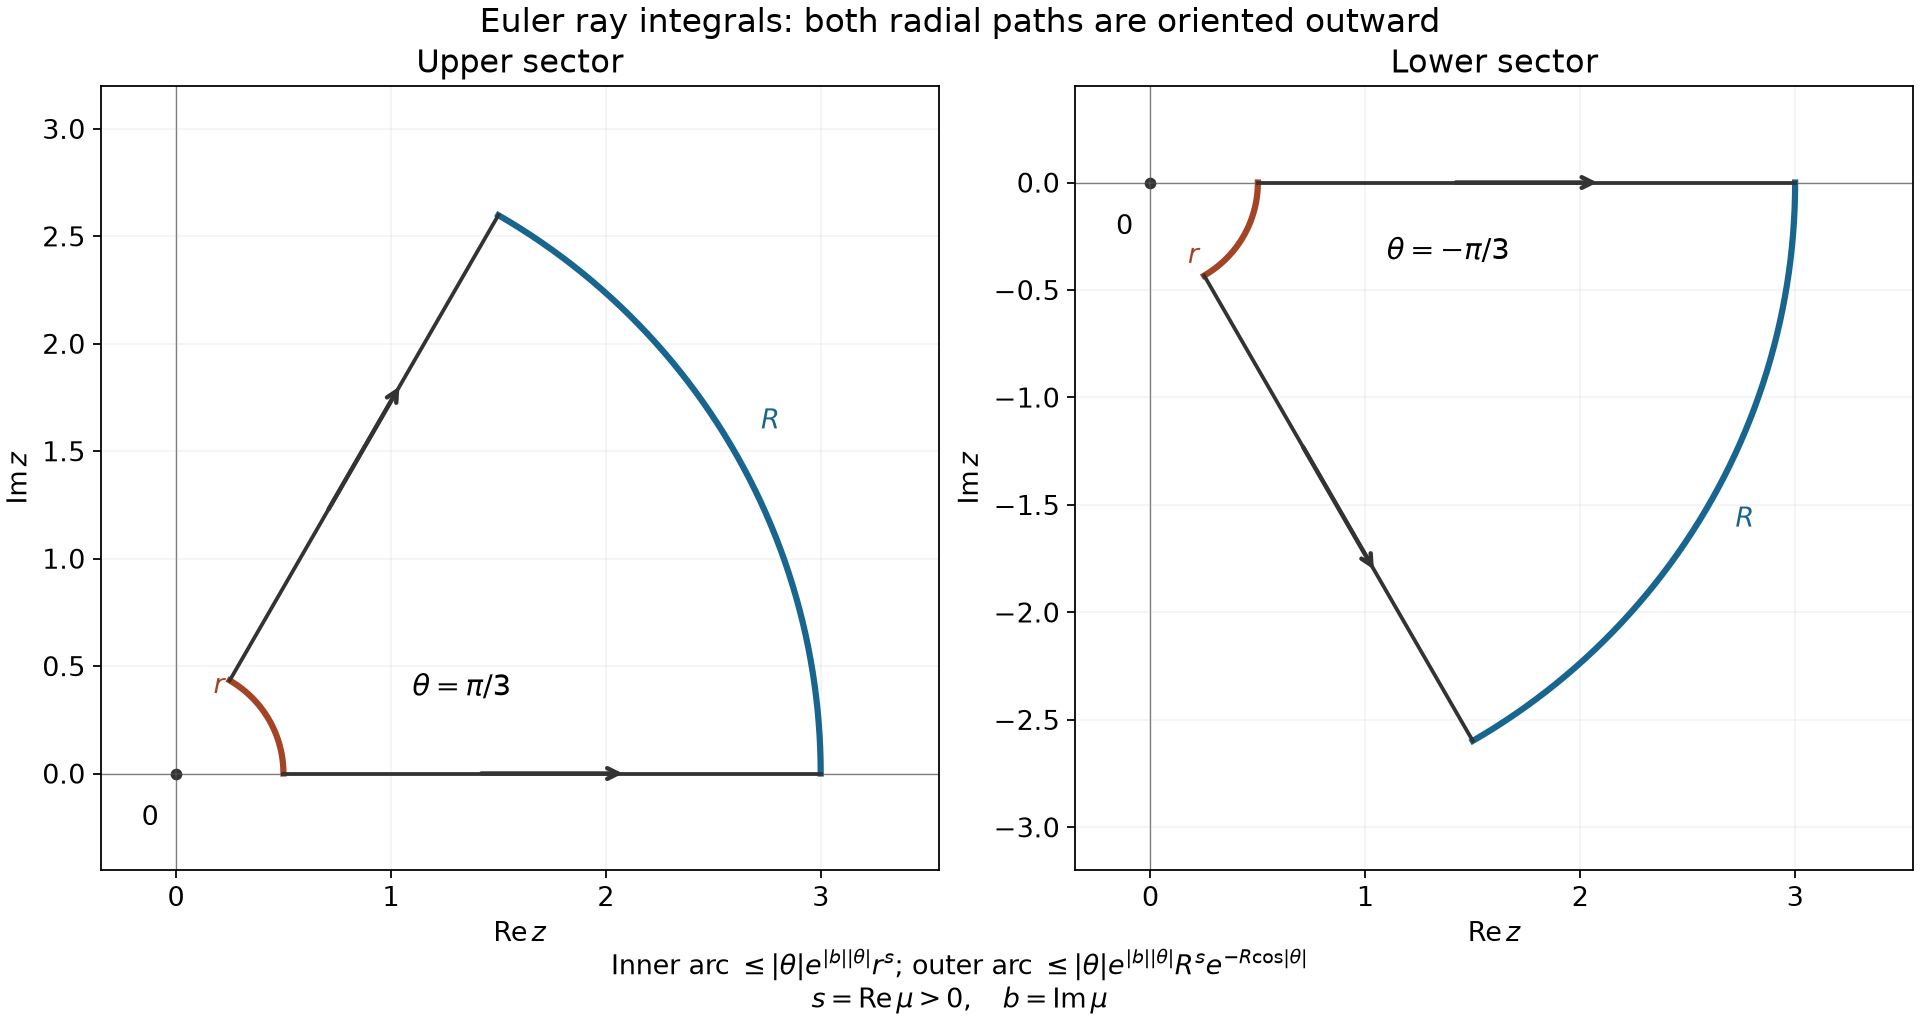

The script that saved this image:
"""Euler ray rotation for both signs, with exact finite contours; CC0.
GPT-6 Astra (OpenAI). AN01-U017 Lemma H1a, (R1)-(R4).
"""
from pathlib import Path
import numpy as np
import matplotlib
matplotlib.use('Agg')
import matplotlib.pyplot as plt
out=Path(__file__).resolve().parent
if out.name=='work':out=out/'advanced-U187-20261022/new'
out.mkdir(parents=True,exist_ok=True)
plt.rcParams.update({'font.size':12,'svg.hashsalt':'AN01-euler-rays-and-arc-estimates'})
fig,axes=plt.subplots(1,2,figsize=(12,6.4),layout='constrained')
for ax,sign in zip(axes,[1,-1]):
    theta=sign*np.pi/3
    r,R=.5,3
    angles=np.linspace(0,theta,160)
    for radius,color,name in [(r,'#a44425',r'$r=1/2$'),(R,'#18658f',r'$R=3$')]:
        ax.plot(radius*np.cos(angles),radius*np.sin(angles),color=color,lw=2.8)
    for angle in [0,theta]:
        a=np.array([np.cos(angle),np.sin(angle)])
        ax.plot([r*a[0],R*a[0]],[r*a[1],R*a[1]],color='#333333',lw=1.7)
        ax.annotate('',xy=2.1*a,xytext=1.4*a,arrowprops={'arrowstyle':'->','color':'#333333','lw':2})
    ax.annotate(r'$r$',xy=(r*np.cos(theta/2),r*np.sin(theta/2)),
                xytext=(-25,sign*12),textcoords='offset points',color='#a44425')
    ax.annotate(r'$R$',xy=(R*np.cos(theta/2),R*np.sin(theta/2)),
                xytext=(12,sign*10),textcoords='offset points',color='#18658f')
    ax.text(1.1,sign*.36,r'$\theta='+('' if sign==1 else '-')+r'\pi/3$',fontsize=13)
    ax.scatter([0],[0],s=18,color='#333333')
    ax.text(-.16,-.24,'0')
    ax.axhline(0,color='#777777',lw=.6,zorder=0);ax.axvline(0,color='#777777',lw=.6,zorder=0)
    ax.set(xlim=(-.35,3.55),ylim=(-.45,3.2) if sign==1 else (-3.2,.45),
           xlabel=r'$\operatorname{Re}z$',ylabel=r'$\operatorname{Im}z$',
           title='Upper sector' if sign==1 else 'Lower sector',aspect='equal')
    ax.set_xticks([0,1,2,3]);ax.grid(alpha=.14)
fig.suptitle('Euler ray integrals: both radial paths are oriented outward',fontsize=15)
fig.supxlabel(r'Inner arc $\leq |\theta|e^{|b||\theta|}r^s$; outer arc $\leq |\theta|e^{|b||\theta|}R^s e^{-R\cos|\theta|}$'+'\n'+r'$s=\operatorname{Re}\mu>0,\quad b=\operatorname{Im}\mu$',fontsize=12)
for ext in ['png','svg']:
    p=out/('euler-rays-and-arc-estimates.'+ext)
    fig.savefig(p,dpi=160,metadata={'Date':None} if ext=='svg' else {})
    if ext=='svg':p.write_text('\n'.join(line.rstrip() for line in p.read_text().splitlines())+'\n',encoding='utf-8',newline='\n')
if out.name=='new':(out/'euler-rays-and-arc-estimates.py').write_bytes(Path(__file__).read_bytes())
